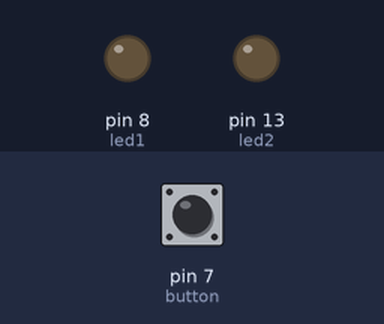
Recording of a sketch running on a simulated Arduino Uno, built with avr-gcc and run on an emulated ATmega328P. On the bench: output pins drawn as LEDs (lit = HIGH). The test bench sets the inputs (shaded band); at power-on: pin 7 (button) HIGH.

Above: at 1.2 s.
1.3 s: pin 7 (button) pulled LOW for 0.15 s
At 1.37 s:
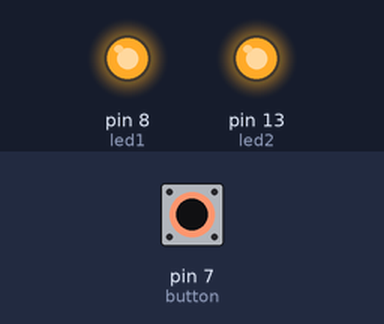
2.9 s: pin 7 (button) pulled LOW for 3.2 s
At 6.7 s:
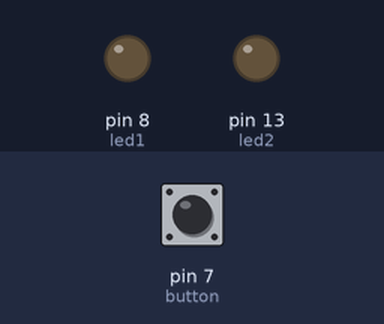
Timing chart, 0 to 8.2 s (numbered marks = the images above; inputs shaded):
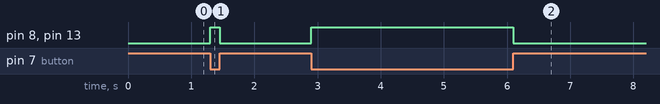

Measured:
- after the input at 1.3 s, pin 8 (led1), pin 13 (led2): LOW → HIGH at once, → LOW 0.15 s later
- after the input at 2.9 s, pin 8 (led1), pin 13 (led2): LOW → HIGH at once, → LOW 3.2 s later

The sketch:

button_led_control.ino
```cpp
int led1 = 8;
int led2 = 13;
int button = 7;

void setup() {
  pinMode(led1, OUTPUT);
  pinMode(led2, OUTPUT);
  pinMode(button, INPUT_PULLUP);
}

void loop() {
  if (digitalRead(button) == LOW) {
    digitalWrite(led1, HIGH);
    digitalWrite(led2, HIGH);
  } else {
    digitalWrite(led1, LOW);
    digitalWrite(led2, LOW);
  }
}
```
